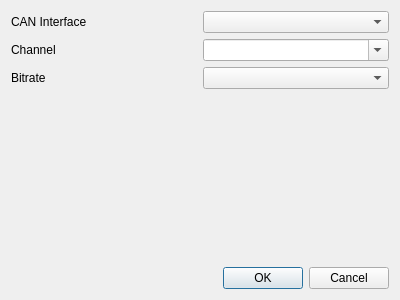
<?xml version="1.0" encoding="UTF-8"?>
<ui version="4.0">
 <class>Dialog</class>
 <widget class="QDialog" name="Dialog">
  <property name="geometry">
   <rect>
    <x>0</x>
    <y>0</y>
    <width>400</width>
    <height>300</height>
   </rect>
  </property>
  <property name="windowTitle">
   <string>CAN Interface Settings</string>
  </property>
  <layout class="QVBoxLayout" name="verticalLayout">
   <item>
    <layout class="QHBoxLayout" name="horizontalLayout">
     <item>
      <widget class="QLabel" name="label_interface">
       <property name="text">
        <string>CAN Interface</string>
       </property>
      </widget>
     </item>
     <item>
      <widget class="QComboBox" name="comboBox_interface"/>
     </item>
    </layout>
   </item>
   <item>
    <layout class="QHBoxLayout" name="horizontalLayout_2">
     <item>
      <widget class="QLabel" name="label_device">
       <property name="text">
        <string>Channel</string>
       </property>
      </widget>
     </item>
     <item>
      <widget class="QComboBox" name="comboBox_channel">
       <property name="editable">
        <bool>true</bool>
       </property>
      </widget>
     </item>
    </layout>
   </item>
   <item>
    <layout class="QHBoxLayout" name="horizontalLayout_3">
     <item>
      <widget class="QLabel" name="label_bitrate">
       <property name="text">
        <string>Bitrate</string>
       </property>
      </widget>
     </item>
     <item>
      <widget class="QComboBox" name="comboBox_bitrate"/>
     </item>
    </layout>
   </item>
   <item>
    <spacer name="verticalSpacer">
     <property name="orientation">
      <enum>Qt::Vertical</enum>
     </property>
     <property name="sizeHint" stdset="0">
      <size>
       <width>20</width>
       <height>147</height>
      </size>
     </property>
    </spacer>
   </item>
   <item>
    <widget class="QDialogButtonBox" name="buttonBox">
     <property name="orientation">
      <enum>Qt::Horizontal</enum>
     </property>
     <property name="standardButtons">
      <set>QDialogButtonBox::Cancel|QDialogButtonBox::Ok</set>
     </property>
    </widget>
   </item>
  </layout>
 </widget>
 <resources/>
 <connections>
  <connection>
   <sender>buttonBox</sender>
   <signal>accepted()</signal>
   <receiver>Dialog</receiver>
   <slot>accept()</slot>
   <hints>
    <hint type="sourcelabel">
     <x>248</x>
     <y>254</y>
    </hint>
    <hint type="destinationlabel">
     <x>157</x>
     <y>274</y>
    </hint>
   </hints>
  </connection>
  <connection>
   <sender>buttonBox</sender>
   <signal>rejected()</signal>
   <receiver>Dialog</receiver>
   <slot>reject()</slot>
   <hints>
    <hint type="sourcelabel">
     <x>316</x>
     <y>260</y>
    </hint>
    <hint type="destinationlabel">
     <x>286</x>
     <y>274</y>
    </hint>
   </hints>
  </connection>
 </connections>
</ui>
